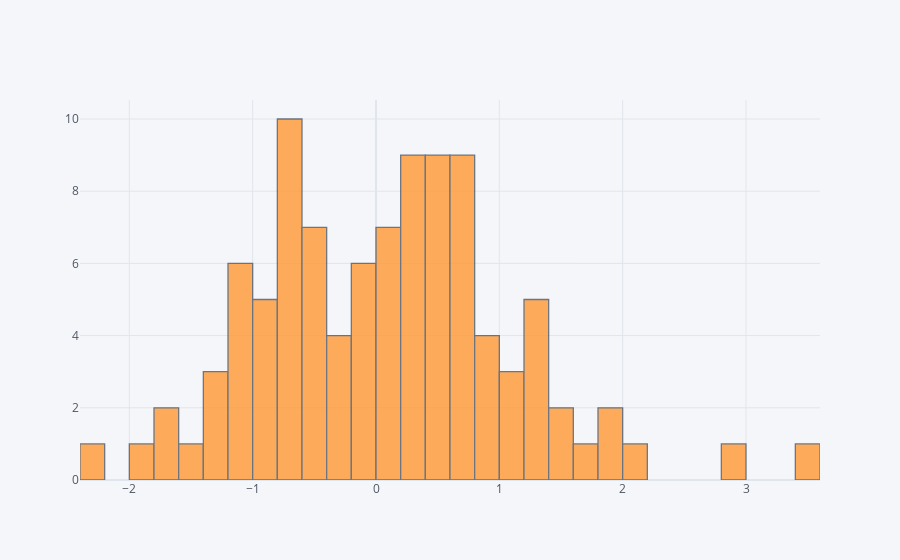

Write notebook code for a chart like this one.
### Code cell
df1['A'].iplot(kind='hist', bins=50)

### Figure 1 — Plotly figure (JSON) as saved in the notebook; plotly's stock layout.template omitted (floating-point values rounded to 4 significant figures)
{"data": [{"histfunc": "count", "histnorm": "", "marker": {"color": "rgba(255, 153, 51, 1.0)", "line": {"color": "#4D5663", "width": 1.3}}, "name": "A", "nbinsx": 50, "opacity": 0.8, "orientation": "v", "type": "histogram", "x": [-2.364, -1.012, 0.1866, -0.6398, -0.0942, 0.5277, 0.5659, 1.122, -0.06992, 0.02955, -0.8711, -0.6823, -1.102, -1.69, 1.947, 0.07478, -0.4254, -1.342, 0.8423, 1.337, 0.1177, -0.9084, 1.159, 0.3009, -0.5174, 0.609, 1.602, 0.4005, 2.832, -0.4169, 0.5766, -0.8232, -0.8254, -1.873, 0.3551, -0.3583, -0.6363, 3.531, 0.2842, 1.013, 0.8503, 0.6912, -0.6287, 0.4123, -1.323, -0.6097, -1.007, -1.186, -0.3602, 0.07471, 0.7139, -0.7821, -1.675, -0.5944, -0.8491, -1.4, 0.7425, 0.294, -0.1876, 0.6667, -0.2022, 1.582, 0.3276, 1.472, -0.6706, -0.08487, 0.4909, -0.6916, 0.1081, 0.7456, -0.4216, -0.271, 0.825, -1.011, -0.7682, 1.4, 1.314, 0.3134, 0.9993, 0.09461, -0.7573, -0.4189, 1.86, 0.2715, 0.6998, 0.4512, -0.5816, 1.318, -1.083, 1.389, 0.6097, -0.006284, -0.07068, 0.4189, 0.3573, 2.168, 0.3218, -1.303, 0.5099, 0.6682]}], "layout": {"barmode": "overlay", "legend": {"bgcolor": "#F5F6F9", "font": {"color": "#4D5663"}}, "paper_bgcolor": "#F5F6F9", "plot_bgcolor": "#F5F6F9", "title": {"font": {"color": "#4D5663"}}, "xaxis": {"gridcolor": "#E1E5ED", "showgrid": true, "tickfont": {"color": "#4D5663"}, "title": {"font": {"color": "#4D5663"}, "text": ""}, "zerolinecolor": "#E1E5ED"}, "yaxis": {"gridcolor": "#E1E5ED", "showgrid": true, "tickfont": {"color": "#4D5663"}, "title": {"font": {"color": "#4D5663"}, "text": ""}, "zerolinecolor": "#E1E5ED"}}}
